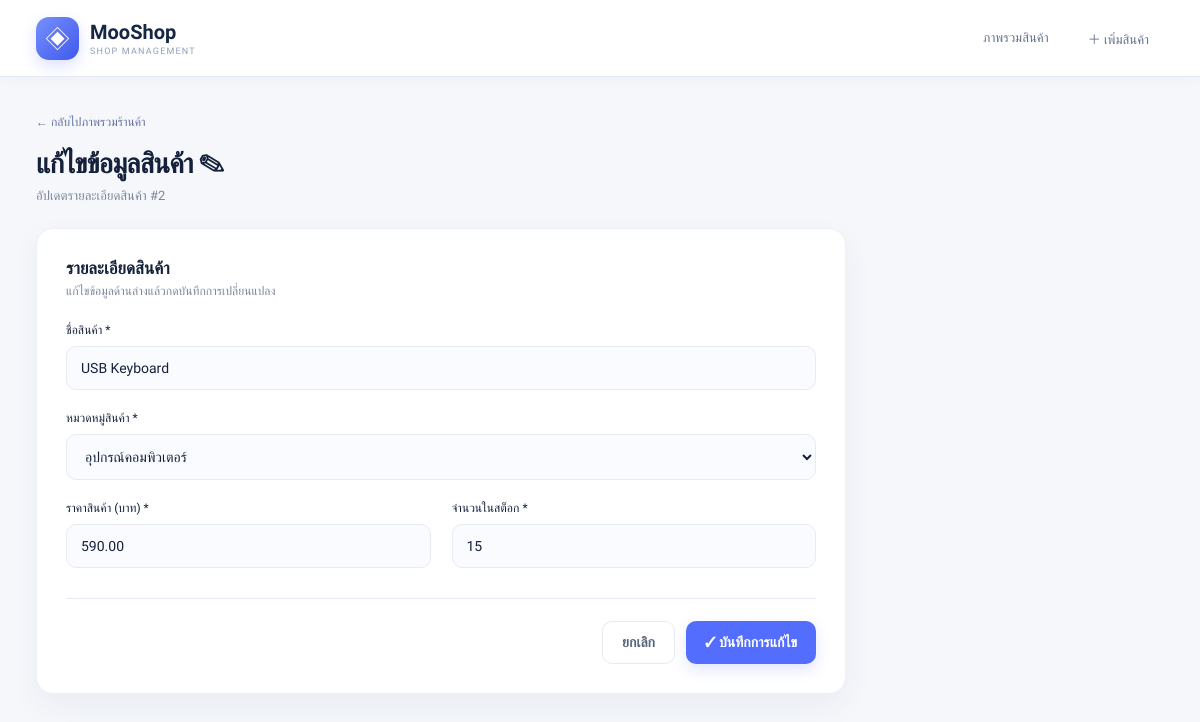
Page /edit.php?id=2 on the committed database.
### tables this page shows
CREATE TABLE products (
    product_id INT AUTO_INCREMENT PRIMARY KEY,
    category_id INT NOT NULL,
    product_name VARCHAR(150) NOT NULL,
    price DECIMAL(10,2) NOT NULL,
    stock INT NOT NULL DEFAULT 0,
    created_at TIMESTAMP DEFAULT CURRENT_TIMESTAMP,
    FOREIGN KEY (category_id)
        REFERENCES categories(category_id)
);

CREATE TABLE categories (
    category_id INT AUTO_INCREMENT PRIMARY KEY,
    category_name VARCHAR(100) NOT NULL
);

### web/edit.php (the view, shortened to what this page needs)
<?php
require_once 'db.php';
function h($value) { return htmlspecialchars((string)$value, ENT_QUOTES, 'UTF-8'); }
$id=filter_input(INPUT_GET,'id',FILTER_VALIDATE_INT);
$stmt=$conn->prepare('SELECT * FROM products WHERE product_id = ?'); $stmt->execute([$id]);
$product=$stmt->fetch(PDO::FETCH_ASSOC);
$categories=$conn->query('SELECT category_id, category_name FROM categories ORDER BY category_id')->fetchAll(PDO::FETCH_ASSOC);
?>
<!doctype html><html lang="th"><head><meta charset="UTF-8"><meta name="viewport" content="width=device-width,initial-scale=1"><title>MooShop | แก้ไขสินค้า</title><link rel="stylesheet" href="style.css?v=4"></head><body>
<div class="shell">
  <header class="site-header"><div class="header-inner"><a class="top-brand" href="index.php"><span class="top-brand-mark">◈</span><span><strong>MooShop</strong><small>SHOP MANAGEMENT</small></span></a><nav class="site-nav" aria-label="เมนูหลัก"><a href="index.php">ภาพรวมสินค้า</a><a href="add.php">＋ เพิ่มสินค้า</a></nav></div></header>
  <main class="main"><a class="backlink" href="index.php">← กลับไปภาพรวมร้านค้า</a><div class="page-header"><h1>แก้ไขข้อมูลสินค้า ✎</h1><p class="subtitle">อัปเดตรายละเอียดสินค้า #<?= (int)$id ?></p></div><section class="panel form-panel"><h2 class="form-title">รายละเอียดสินค้า</h2><p class="form-desc">แก้ไขข้อมูลด้านล่างแล้วกดบันทึกการเปลี่ยนแปลง</p>
<form method="post"><div class="form-grid"><div class="field-group full"><label for="name">ชื่อสินค้า *</label><input class="field" type="text" name="product_name" id="name" maxlength="150" required value="<?= h($product['product_name']) ?>"></div><div class="field-group full"><label for="category">หมวดหมู่สินค้า *</label><select class="field" name="category_id" id="category" required><?php foreach($categories as $cat): ?><option value="<?= (int)$cat['category_id'] ?>" <?= (int)$cat['category_id']===(int)$product['category_id']?'selected':'' ?>><?= h($cat['category_name']) ?></option><?php endforeach; ?></select></div><div class="field-group"><label for="price">ราคาสินค้า (บาท) *</label><input class="field" type="number" name="price" id="price" min="0" max="99999999" step="0.01" required value="<?= h($product['price']) ?>"></div><div class="field-group"><label for="stock">จำนวนในสต็อก *</label><input class="field" type="number" name="stock" id="stock" min="0" step="1" required value="<?= h($product['stock']) ?>"></div></div><div class="form-actions"><a class="btn btn-outline" href="index.php">ยกเลิก</a><button class="btn btn-primary" type="submit">✓ บันทึกการแก้ไข</button></div></form></section></main></div></body></html>

### web/style.css (style rules this page uses)
:root { --bg:#f5f7fb;--ink:#15213b;--muted:#7c879b;--line:#e6ebf3;--navy:#101e39;--blue:#536dfe;--blue-dark:#3b52e3;--green:#0e9f79;--shadow:0 12px 30px rgba(34,54,95,.055) }
* { box-sizing:border-box }
body { margin:0;background:var(--bg);color:var(--ink);font-family:'Prompt',Tahoma,Arial,sans-serif;font-size:14px }
a { text-decoration:none;color:inherit }
button,input,select { font:inherit }
button { cursor:pointer }
.shell { display:flex;min-height:100vh }
.main { flex:1;min-width:0;padding:30px clamp(20px,3.1vw,53px) 50px;max-width:1800px }
.welcome h1,.page-header h1 { font-size:clamp(24px,2.3vw,31px);margin:0;font-weight:700;letter-spacing:-.8px }
.subtitle { font-size:13px;color:var(--muted);margin:7px 0 0 }
.btn { border:0;display:inline-flex;align-items:center;justify-content:center;gap:9px;border-radius:10px;font-weight:600;padding:12px 19px;transition:transform .2s,background .2s;white-space:nowrap }
.btn-primary { background:var(--blue);color:#fff;box-shadow:0 6px 14px #536dfe2b }
.btn-outline { border:1px solid var(--line);background:#fff;color:#56647b }
.panel { background:#fff;border-radius:17px;border:1px solid #edf0f5;box-shadow:var(--shadow);overflow:hidden }
.page-header { margin-bottom:24px }
.form-panel { max-width:810px;padding:29px }
.form-title { font-weight:600;font-size:17px;margin:0 0 6px }
.form-desc { font-size:12px;color:var(--muted);margin:0 0 25px }
.form-grid { display:grid;grid-template-columns:1fr 1fr;gap:21px }
.field-group { display:flex;flex-direction:column;gap:9px }
.field-group.full { grid-column:1/-1 }
.field-group label { font-weight:500;font-size:12px }
.field { border:1px solid var(--line);border-radius:10px;background:#fafbfe;padding:13px 14px;width:100%;outline:0;color:var(--ink);transition:.15s }
.field::placeholder { color:#acb5c4 }
.form-actions { display:flex;gap:11px;justify-content:flex-end;border-top:1px solid var(--line);margin-top:30px;padding-top:22px }
.backlink { font-size:12px;color:#6270a4;display:inline-flex;margin-bottom:18px }
.shell { display:block;min-height:100vh }
.site-header { background:#ffffff;border-bottom:1px solid var(--line);box-shadow:0 2px 12px rgba(27,49,88,.035) }
.header-inner { max-width:1320px;margin:0 auto;min-height:76px;padding:12px clamp(18px,3vw,40px);display:flex;align-items:center;justify-content:space-between;gap:18px }
.top-brand { display:flex;align-items:center;gap:11px;color:#172644 }
.top-brand-mark { width:43px;height:43px;border-radius:13px;background:linear-gradient(135deg,#7690ff,#4059ec);color:white;display:grid;place-items:center;font-size:24px;box-shadow:0 6px 15px #536dfe33 }
.top-brand strong { font-size:20px;line-height:1.2;display:block }
.top-brand small { font-size:9px;letter-spacing:1.2px;color:#91a0b8;display:block;margin-top:2px }
.site-nav { display:flex;align-items:center;gap:9px;flex-wrap:wrap }
.site-nav a { border-radius:10px;padding:11px 15px;font-weight:500;font-size:13px;color:#64728c;transition:.2s }
.main { max-width:1320px;margin:0 auto;padding:36px clamp(18px,3vw,40px) 50px }

### rows in the picture
products: product_name "USB Keyboard", category_id "อุปกรณ์คอมพิวเตอร์", price "590.00", stock "15"

### other values in the picture
$id "2"
